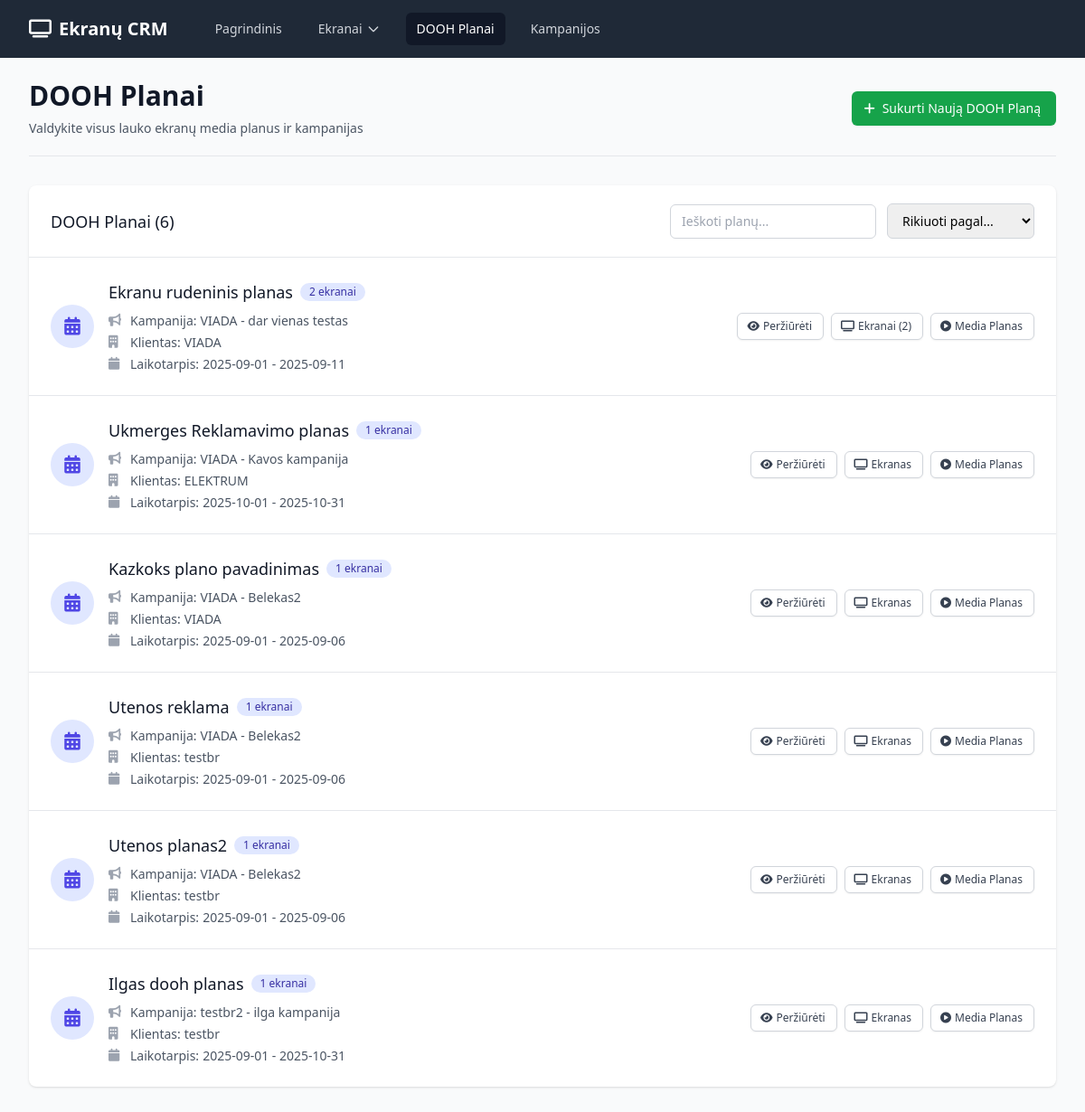
Before: /dooh-plans with the older database file.
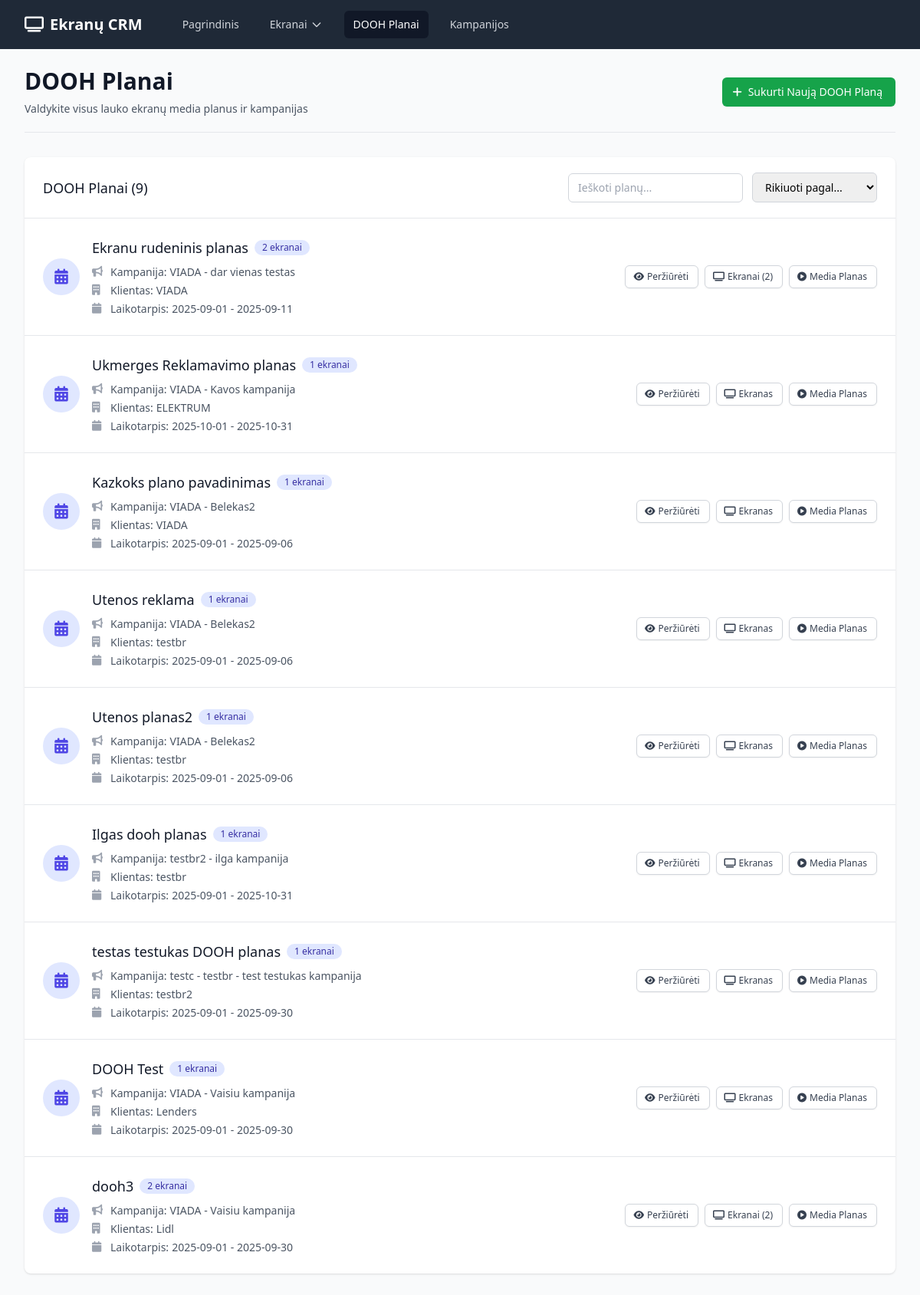
After: the same page with the newer database file.
### app.py (models this page shows)
class DOOHPlan(db.Model):
    id = db.Column(db.Integer, primary_key=True)
    campaign_id = db.Column(db.Integer, db.ForeignKey('campaign.id'), nullable=False)
    name = db.Column(db.String(100), nullable=False)
    start_date = db.Column(db.Date, nullable=False)
    end_date = db.Column(db.Date, nullable=False)
    created_at = db.Column(db.DateTime, default=datetime.utcnow)
    screen_bookings = db.relationship('ScreenBooking', backref='dooh_plan', lazy=True, cascade='all, delete-orphan')

class Campaign(db.Model):
    id = db.Column(db.Integer, primary_key=True)
    client_id = db.Column(db.Integer, db.ForeignKey('client.id'), nullable=False)
    name = db.Column(db.String(100), nullable=False)
    description = db.Column(db.Text)
    start_date = db.Column(db.Date)
    end_date = db.Column(db.Date)
    budget = db.Column(db.Float)
    created_at = db.Column(db.DateTime, default=datetime.utcnow)
    dooh_plans = db.relationship('DOOHPlan', backref='campaign', lazy=True, cascade='all, delete-orphan')

class Client(db.Model):
    id = db.Column(db.Integer, primary_key=True)
    name = db.Column(db.String(100), nullable=False)
    email = db.Column(db.String(100))
    phone = db.Column(db.String(20))
    contact_person = db.Column(db.String(100))
    company = db.Column(db.String(100))
    created_at = db.Column(db.DateTime, default=datetime.utcnow)
    campaigns = db.relationship('Campaign', backref='client', lazy=True, cascade='all, delete-orphan')

### app.py (the view)
@app.route('/dooh-plans')
def dooh_plans():
    plans = DOOHPlan.query.all()
    return render_template('dooh_plans.html', plans=plans)

### templates/dooh_plans.html (shortened to what this page needs)
{% extends "base.html" %}
{% block content %}
<div class="pb-5 border-b border-gray-200 mb-8">
    <div class="flex justify-between items-center">
        <div>
            <h1 class="text-3xl font-bold text-gray-900">DOOH Planai</h1>
            <p class="mt-2 text-sm text-gray-600">Valdykite visus lauko ekranų media planus ir kampanijas</p>
        </div>
        <a href="{{ url_for('new_dooh_plan') }}" class="inline-flex items-center px-4 py-2 border border-transparent text-sm font-medium rounded-md shadow-sm text-white bg-green-600 hover:bg-green-700 focus:outline-none focus:ring-2 focus:ring-offset-2 focus:ring-green-500">
            <i class="fas fa-plus -ml-1 mr-2"></i>
            Sukurti Naują DOOH Planą
        </a>
    </div>
</div>
{% if plans %}
<div class="bg-white shadow overflow-hidden sm:rounded-lg mb-8">
    <div class="px-4 py-5 sm:px-6">
        <div class="flex justify-between items-center">
            <h3 class="text-lg leading-6 font-medium text-gray-900">DOOH Planai ({{ plans|length }})</h3>
            <div class="flex items-center space-x-3">
                <input type="text" id="planFilter" placeholder="Ieškoti planų..."
                       class="px-3 py-2 border border-gray-300 rounded-md text-sm focus:outline-none focus:ring-indigo-500 focus:border-indigo-500">
                <select id="sortBy" class="px-3 py-2 border border-gray-300 rounded-md text-sm focus:outline-none focus:ring-indigo-500 focus:border-indigo-500">
                    <option value="">Rikiuoti pagal...</option>
                </select>
            </div>
        </div>
    </div>
    <div class="border-t border-gray-200">
        <ul class="divide-y divide-gray-200" id="plansList">
            {% for plan in plans %}
            <li class="plan-item hover:bg-gray-50">
                <div class="px-4 py-6 sm:px-6">
                    <div class="flex items-center justify-between">
                        <div class="flex items-center">
                            <div class="flex-shrink-0">
                                <div class="h-12 w-12 rounded-full bg-indigo-100 flex items-center justify-center">
                                    <i class="fas fa-calendar-alt text-indigo-600 text-xl"></i>
                                </div>
                            </div>
                            <div class="ml-4">
                                <div class="flex items-center">
                                    <p class="text-lg font-medium text-gray-900 plan-name">{{ plan.name }}</p>
                                    <span class="ml-2 inline-flex items-center px-2.5 py-0.5 rounded-full text-xs font-medium bg-indigo-100 text-indigo-800">
                                        {{ plan.screen_bookings|length }} ekranai
                                    </span>
                                </div>
                                <div class="mt-2 space-y-1">
                                    <div class="flex items-center text-sm text-gray-600">
                                        <i class="fas fa-bullhorn w-4 h-4 mr-2 text-gray-400"></i>
                                        <span class="font-medium">Kampanija:</span>
                                        <span class="ml-1">{{ plan.campaign.name }}</span>
                                    </div>
                                    <div class="flex items-center text-sm text-gray-600">
                                        <i class="fas fa-building w-4 h-4 mr-2 text-gray-400"></i>
                                        <span class="font-medium">Klientas:</span>
                                        <span class="ml-1">{{ plan.campaign.client.name }}</span>
                                    </div>
                                    <div class="flex items-center text-sm text-gray-600">
                                        <i class="fas fa-calendar w-4 h-4 mr-2 text-gray-400"></i>
                                        <span class="font-medium">Laikotarpis:</span>
                                        <span class="ml-1">{{ plan.start_date.strftime('%Y-%m-%d') }} - {{ plan.end_date.strftime('%Y-%m-%d') }}</span>
                                    </div>
                                </div>
                            </div>
                        </div>
                        <div class="flex items-center space-x-2">
                            <a href="{{ url_for('dooh_plan_detail', id=plan.id) }}"
                               class="inline-flex items-center px-3 py-1.5 border border-gray-300 shadow-sm text-xs font-medium rounded-md text-gray-700 bg-white hover:bg-gray-50 focus:outline-none focus:ring-2 focus:ring-offset-2 focus:ring-indigo-500">
                                <i class="fas fa-eye -ml-0.5 mr-1"></i>
                                Peržiūrėti
                            </a>
                            {% if plan.screen_bookings|length == 1 %}
                            <a href="{{ url_for('screen_detail', id=plan.screen_bookings[0].screen.id) }}"
                               class="inline-flex items-center px-3 py-1.5 border border-gray-300 shadow-sm text-xs font-medium rounded-md text-gray-700 bg-white hover:bg-gray-50 focus:outline-none focus:ring-2 focus:ring-offset-2 focus:ring-indigo-500">
                                <i class="fas fa-tv -ml-0.5 mr-1"></i>
                                Ekranas
                            </a>
                            {% else %}
                            <a href="{{ url_for('dooh_plan_screens', id=plan.id) }}"
                               class="inline-flex items-center px-3 py-1.5 border border-gray-300 shadow-sm text-xs font-medium rounded-md text-gray-700 bg-white hover:bg-gray-50 focus:outline-none focus:ring-2 focus:ring-offset-2 focus:ring-indigo-500">
                                <i class="fas fa-tv -ml-0.5 mr-1"></i>
                                Ekranai ({{ plan.screen_bookings|length }})
                            </a>
                            {% endif %}
                            <a href="{{ url_for('dooh_plan_media', id=plan.id) }}"
                               class="inline-flex items-center px-3 py-1.5 border border-gray-300 shadow-sm text-xs font-medium rounded-md text-gray-700 bg-white hover:bg-gray-50 focus:outline-none focus:ring-2 focus:ring-offset-2 focus:ring-yellow-500">
                                <i class="fas fa-play-circle -ml-0.5 mr-1"></i>
                                Media Planas
                            </a>
                        </div>
                    </div>
                </div>
            </li>
            {% endfor %}
        </ul>
    </div>
</div>
{% endif %}
{% endblock %}

### templates/base.html (shortened to what this page needs)
<!DOCTYPE html>
<html lang="lt" class="h-full bg-gray-50">
<head>
    <script src="https://cdn.tailwindcss.com"></script>
    <link rel="stylesheet" href="https://cdnjs.cloudflare.com/ajax/libs/font-awesome/6.4.0/css/all.min.css">
</head>
<body class="h-full">
    <div class="min-h-full">
        <nav class="bg-gray-800">
            <div class="mx-auto max-w-7xl px-4 sm:px-6 lg:px-8">
                <div class="flex h-16 items-center justify-between">
                    <div class="flex items-center">
                        <div class="flex-shrink-0">
                            <h1 class="text-white text-xl font-bold">
                                <i class="fas fa-tv mr-2"></i>Ekranų CRM
                            </h1>
                        </div>
                        <div class="hidden md:block">
                            <div class="ml-10 flex items-baseline space-x-4">
                                <a href="{{ url_for('index') }}"
                                   class="{% if request.endpoint == 'index' %}bg-gray-900 text-white{% else %}text-gray-300 hover:bg-gray-700 hover:text-white{% endif %} rounded-md px-3 py-2 text-sm font-medium">
                                    Pagrindinis
                                </a>
                                <div class="relative group">
                                    <button class="{% if request.endpoint and ('provider' in request.endpoint or 'screen' in request.endpoint) %}bg-gray-900 text-white{% else %}text-gray-300 hover:bg-gray-700 hover:text-white{% endif %} rounded-md px-3 py-2 text-sm font-medium inline-flex items-center">
                                        Ekranai
                                        <svg class="ml-1 h-4 w-4" fill="none" stroke="currentColor" viewBox="0 0 24 24">
                                            <path stroke-linecap="round" stroke-linejoin="round" stroke-width="2" d="M19 9l-7 7-7-7"></path>
                                        </svg>
                                    </button>
                                </div>
                                <a href="{{ url_for('dooh_plans') }}"
                                   class="{% if 'dooh_plan' in request.endpoint %}bg-gray-900 text-white{% else %}text-gray-300 hover:bg-gray-700 hover:text-white{% endif %} rounded-md px-3 py-2 text-sm font-medium">
                                    DOOH Planai
                                </a>
                                <a href="{{ url_for('campaigns') }}"
                                   class="{% if 'campaign' in request.endpoint %}bg-gray-900 text-white{% else %}text-gray-300 hover:bg-gray-700 hover:text-white{% endif %} rounded-md px-3 py-2 text-sm font-medium">
                                    Kampanijos
                                </a>
                            </div>
                        </div>
                    </div>
                </div>
            </div>
        </nav>
        <main class="py-6">
            <div class="mx-auto max-w-7xl px-4 sm:px-6 lg:px-8">
                {% block content %}{% endblock %}
            </div>
        </main>
    </div>
</body>
</html>

Changed rows visible on the page:
added DOOHPlan: name "testas testukas DOOH planas", screen_bookings|length "1", campaign.name "testc - testbr - test testukas kampanija", campaign.client.name "testbr2", start_date "2025-09-01", end_date "2025-09-30"
added DOOHPlan: name "DOOH Test", screen_bookings|length "1", campaign.name "VIADA - Vaisiu kampanija", campaign.client.name "Lenders", start_date "2025-09-01", end_date "2025-09-30"
added DOOHPlan: name "dooh3", screen_bookings|length "2", campaign.name "VIADA - Vaisiu kampanija", campaign.client.name "Lidl", start_date "2025-09-01", end_date "2025-09-30"
Other visible differences:
{{ plans|length }}: "6" → "9"
